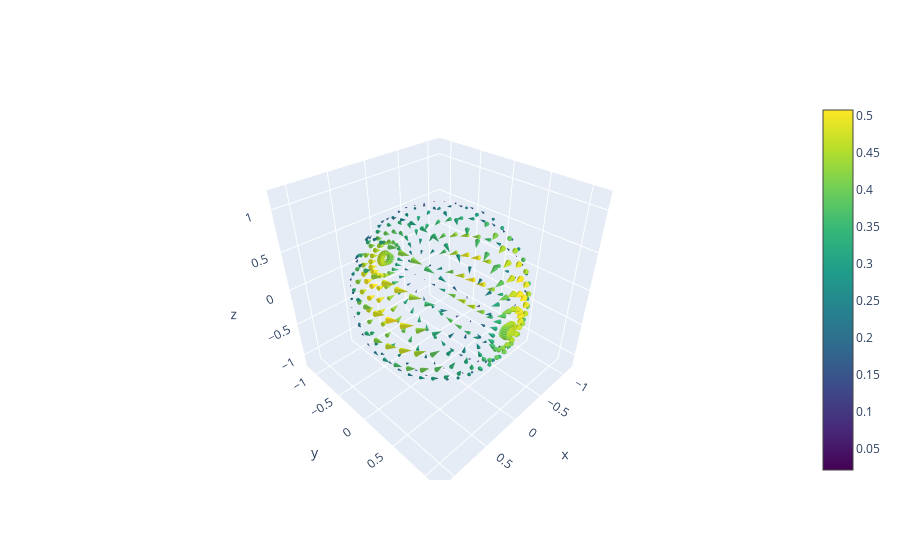

The code cell stored with this chart in its notebook:
### Code cell
l = 2
psi_coeffs = e3nn.IrrepsArray(e3nn.s2_irreps(l)[-1], np.random.rand(2 * l + 1))
psi_sig = create_vector_field(psi_coeffs, basis_fn="Psi", res_beta=20, res_alpha=19)

plot_vector_field(psi_sig).show()

### Figure 1 — Plotly figure (JSON) as saved in the notebook; plotly's stock layout.template omitted (floating-point values rounded to 4 significant figures; data arrays with more than 128 entries replaced by an {"elided": "..."} marker saying what was removed)
{"data": [{"anchor": "tail", "colorscale": [[0, "#440154"], [0.1111, "#482878"], [0.2222, "#3e4989"], [0.3333, "#31688e"], [0.4444, "#26828e"], [0.5556, "#1f9e89"], [0.6667, "#35b779"], [0.7778, "#6ece58"], [0.8889, "#b5de2b"], [1, "#fde725"]], "showscale": true, "sizemode": "scaled", "sizeref": 5, "type": "cone", "u": {"elided": "380 float values"}, "v": {"elided": "380 float values"}, "w": {"elided": "380 float values"}, "x": {"elided": "380 float values"}, "y": {"elided": "380 float values"}, "z": {"elided": "380 float values"}}], "layout": {"scene": {"aspectmode": "data"}}}
